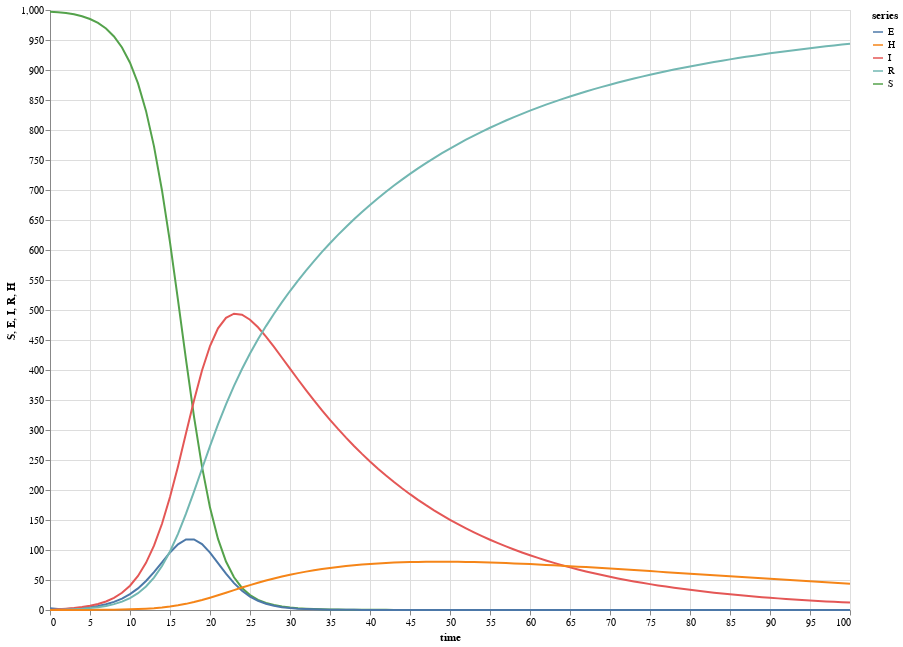

Notebook code cell kept with this figure:
### Code cell
seirPoints = simulate(seirh at [0..100 by 1])

S = series(value(seirPoints.S), "S", {{ style = "lines" }})
E = series(value(seirPoints.E), "E", {{ style = "lines" }})
I = series(value(seirPoints.I), "I", {{ style = "lines" }})
R = series(value(seirPoints.R), "R", {{ style = "lines" }})
H = series(value(seirPoints.H), "H", {{ style = "lines" }})

plot("", [S, E, I, R, H], time(points), "time")

### Figure 1 — Vega-Lite specification as saved in the notebook (floating-point values rounded to 4 significant figures; data arrays with more than 128 entries replaced by an {"elided": "..."} marker saying what was removed)
{"$schema": "https://vega.github.io/schema/vega-lite/v4.json", "data": {"values": {"elided": "505 records"}}, "description": "", "height": 600, "layer": [{"encoding": {"color": {"field": "series", "type": "nominal"}, "x": {"field": "time", "type": "quantitative"}, "y": {"field": "S", "type": "quantitative"}}, "mark": "line"}, {"encoding": {"color": {"field": "series", "type": "nominal"}, "x": {"field": "time", "type": "quantitative"}, "y": {"field": "E", "type": "quantitative"}}, "mark": "line"}, {"encoding": {"color": {"field": "series", "type": "nominal"}, "x": {"field": "time", "type": "quantitative"}, "y": {"field": "I", "type": "quantitative"}}, "mark": "line"}, {"encoding": {"color": {"field": "series", "type": "nominal"}, "x": {"field": "time", "type": "quantitative"}, "y": {"field": "R", "type": "quantitative"}}, "mark": "line"}, {"encoding": {"color": {"field": "series", "type": "nominal"}, "x": {"field": "time", "type": "quantitative"}, "y": {"field": "H", "type": "quantitative"}}, "mark": "line"}], "width": 800}
